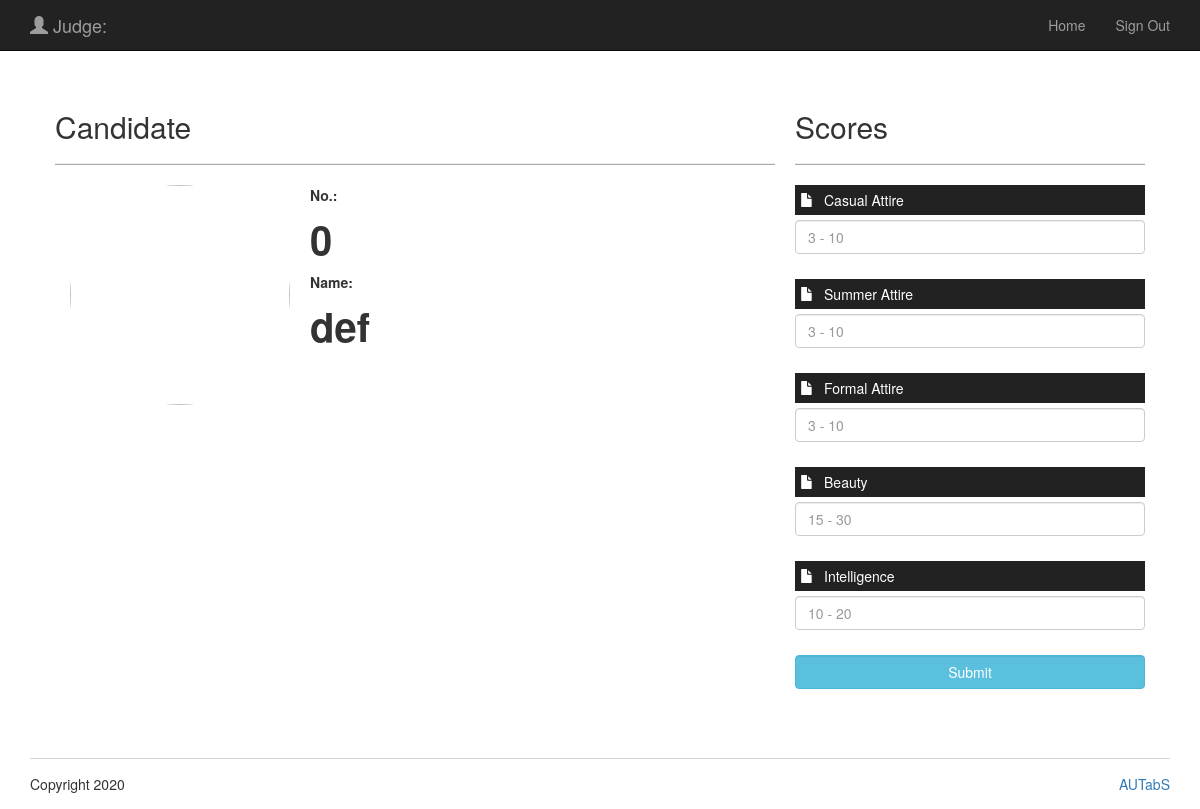
The app's page /profile.php with its own data.
### tables this page shows
CREATE TABLE `candidate` (
  `CANDIDATE_ID` int(50) NOT NULL,
  `CANDIDATE_NO` int(11) DEFAULT NULL,
  `CANDIDATE_NAME` varchar(50) DEFAULT NULL,
  `CANDIDATE_GENDER` varchar(10) DEFAULT NULL,
  `CANDIDATE_IMAGE` text,
  `G_CODE` int(11) DEFAULT NULL
);

CREATE TABLE `category` (
  `CATEGORY_ID` varchar(50) NOT NULL,
  `CATEGORY_NAME` varchar(50) DEFAULT NULL,
  `CATEGORY_PERC` varchar(50) DEFAULT NULL,
  `CATEGORY_TYPE` varchar(50) DEFAULT NULL,
  `MIN_SCORE` int(11) DEFAULT NULL,
  `MAX_SCORE` int(11) DEFAULT NULL
);

### profile.php (the view, shortened to what this page needs)
<?php
   include_once('header.php');
?>
<div class="container">
    <div style="background-color: white;">
        <div class="col-md-12 col-sm-12 col-xs-12">
        <?php
            include 'conn.php';
            $query = mysqli_query($con, "SELECT * FROM CANDIDATE WHERE CANDIDATE_NO = '".$_SESSION['candid']."'");
            $row = mysqli_fetch_array($query);
                echo '<div class="col-md-8 col-sm-12 col-xs-12" style="padding: 10px;">
                        <div class="col-md-12 col-sm-12 col-xs-12" style="padding: 0">
                            <h2>Candidate</h2>
                            <hr style="border-bottom: 1px solid darkgray"/>
                            <div>
                                <div class="col-md-4 col-sm-5 col-xs-12">
                                    <img src="'.$row['CANDIDATE_IMAGE'].'" class="col-xs-" width="220" height="220" style="border-radius: 50%">
                                </div>
                                <div class="col-md-8 col-sm-7 col-xs-12">
                                    <label>No.:</label><br/>
                                    <label style="font-size: 40px">'.$row['CANDIDATE_NO'].'</label><br/>
                                    <label>Name:</label><br/>
                                    <label style="font-size: 40px">'.$row['CANDIDATE_NAME'].'</label>
                                </div>
                            </div>
                        </div>
                    </div>';
        ?>
                    <div class="col-md-4 col-sm-6 col-xs-12" style="padding: 10px 10px 60px 10px;">
                       <h2>Scores</h2>
                       <hr style="border-bottom: 1px solid darkgray"/>
                        <form method="POST" action="submit2.php">
                        <?php
                            $query2 = mysqli_query($con, 'SELECT * FROM CATEGORY WHERE CATEGORY_ID NOT IN(SELECT CATEGORY_ID FROM SCORES WHERE JUDGE_NAME = "'.$_SESSION['user'].'" AND CANDIDATE_ID = "'.$_SESSION['candid'].'") AND CATEGORY_TYPE="JD"');
                            while($row2 = mysqli_fetch_array($query2)){
                                echo '
                                      <div style="padding: 5px; background-color: rgb(34,34,34); color: white"><span class="glyphicon glyphicon-file" style="padding-right: 10px"></span>'.$row2['CATEGORY_NAME'].'</div>
                                      <input type="number" class="form-control" name="categid[]" value="'.$row2['CATEGORY_ID'].'" style="display: none">
                                      <input type="number" class="form-control" name="categid2[]" value="'.$row2['CATEGORY_ID'].'" style="display: none">
                                      <div style="padding:5px 0px">
                                        <input type="number" class="form-control" name="score[]" min="'.$row2['MIN_SCORE'].'"
                                        max="'.$row2['MAX_SCORE'].'" placeholder="'.$row2['MIN_SCORE'].' - '.$row2['MAX_SCORE'].'">
                                      </div><br/>';
                            }
                        ?>
                        <div>
                        <?php
                            if(mysqli_num_rows($query2) != 0){
                                echo '<input type="submit" class="form-control btn btn-info" name="submit" value="Submit" style="float: right">';
                            }
                            else{
                            }
                        ?>
                        </div>
                        </form>
                    </div>
        </div>
    </div>
</div>
<?php
    include_once('footer.php');
?>

### header.php (shortened to what this page needs)
<!DOCTYPE html>
<html lang="en" dir="ltr">
<head>
    <link href="css/bootstrap.min.css" rel="stylesheet" type="text/css" />
    <link href="datetimepicker/jquery.datetimepicker.min.css" rel="stylesheet">
	<link href="css/stylesheet.css" rel="stylesheet" type="text/css">
	<link rel="stylesheet" href="package/dist/sweetalert2.min.css">
</head>
<body style="background-image: url(images/white.jpg);background-attachment: fixed">
    <nav class="navbar navbar-default navbar-fixed-top navbar-inverse">
        <div class="container">
            <div class="navbar-header">
                <a class="navbar-brand" href="main.php?id=001"><span class="glyphicon glyphicon-user"></span>  Judge: <?php echo $_SESSION['user'];?></a>
            </div>
            <div id="navbar" class="navbar-collapse collapse">
                <ul class="nav navbar-nav navbar-right">
                    <li><a href="main.php">Home</a></li>
                    <li><a href="Signout.php">Sign Out</a></li>
                </ul>
            </div>
        </div>
    </nav>
    <br/><br/><br/><br/>

### footer.php (shortened to what this page needs)
<footer class="footer">
    <div class="container">
        <div class="footer-copyright" style="padding: 15px 0px;border-top: 1px solid lightgray">
            Copyright 2020
            <a href="" style="float: right">AUTabS</a>
        </div>
    </div>
</footer>
</body>
</html>

### header.php (style rules this page uses)
input[type="number"] { -moz-appearance:textfield; }
html { position: relative; min-height: 100%; }
body { margin-bottom: 60px; }
.footer { position: absolute; bottom: 0; width: 100%; }
.footer > .container { padding-right: 15px; padding-left: 15px; }

### records on screen
candidate: CANDIDATE_NO "0", CANDIDATE_NAME "def"
category: CATEGORY_NAME "Casual Attire", MIN_SCORE+MAX_SCORE "3 - 10"
category: CATEGORY_NAME "Summer Attire", MIN_SCORE+MAX_SCORE "3 - 10"
category: CATEGORY_NAME "Formal Attire", MIN_SCORE+MAX_SCORE "3 - 10"
category: CATEGORY_NAME "Beauty", MIN_SCORE+MAX_SCORE "15 - 30"
category: CATEGORY_NAME "Intelligence", MIN_SCORE+MAX_SCORE "10 - 20"
